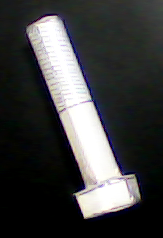
#> input picture lipen/data/screw_w.png, 163 x 238 px, found by its file name
$ python screw_processing.py   (older library calls are emulated)
#> lines starting #> are read from the running program, lines starting #| are printed output that depends on the picture; after the words box and inside, x2 and y2 are one past the last pixel; in counts of white or black regions, pixels touching at a corner belong together
import cv2

filename = 'screw_w.png'

image = cv2.imread(filename)
#> image is the input picture: shape (238, 163, 3); mean B, G, R 63.4, 63, 62.6
blurred = cv2.medianBlur(image, 5)
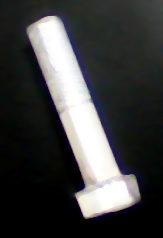
#> blurred: shape (238, 163, 3); mean B, G, R 63.5, 63.4, 62.9
gray = cv2.cvtColor(blurred, cv2.COLOR_BGR2GRAY)
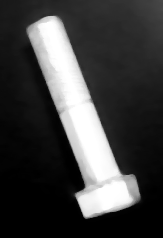
#> gray: shape (238, 163); min 0, max 255, mean 63.3
_, thresh = cv2.threshold(gray, 100, 255, cv2.THRESH_BINARY)
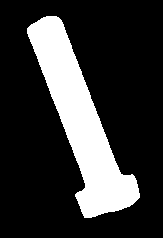
#> thresh: shape (238, 163); 21.1% white; 1 white region
_, contours, hierarchy = cv2.findContours(thresh.copy(), cv2.RETR_EXTERNAL, cv2.CHAIN_APPROX_SIMPLE)
#> contours = 1 contour; box (x1, y1, x2, y2) and area: (27, 16, 140, 218) 7960


def get_approx(contour):
    peri = cv2.arcLength(contour, True)
    epsilon = 0.005
    approx = cv2.approxPolyDP(contour, epsilon * peri, True)
    return approx

for i, contour in enumerate(contours):
    text = '#{}'.format(i)
    # print('#{}:\n{!r}'.format(i, contour))
    approx = get_approx(contour)
    print('#{}:\n{!r}'.format(i, approx))

    M = cv2.moments(approx)
    text_pos = (int(M['m10'] / M['m00']),
                int(M['m01'] / M['m00'])) if M['m00'] else (50, 50)

    cv2.drawContours(image, [approx], -1, (0, 255, 0), 2)
    cv2.putText(image, text, text_pos,
                cv2.FONT_HERSHEY_SIMPLEX, fontScale=0.5,
                color=(0, 0, 0), thickness=4)
    cv2.putText(image, text, text_pos,
                cv2.FONT_HERSHEY_SIMPLEX, fontScale=0.5,
                color=(255, 255, 255), thickness=2)
#> this loop made 1 pass
#> (text, peri in get_approx, epsilon in get_approx, text_pos) on pass 1: ('#0', 543.1, 0.005, (80, 121))
#> (printed output is left out)
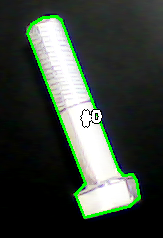
#> image: shape (238, 163, 3); 4.1% of pixels changed, all inside (x1, y1, x2, y2) = (26, 15, 141, 219)

cv2.imshow("Image", image)

cv2.waitKey(-1)

$ run again, with lipen/data/screw.png copied over lipen/data/screw_w.png
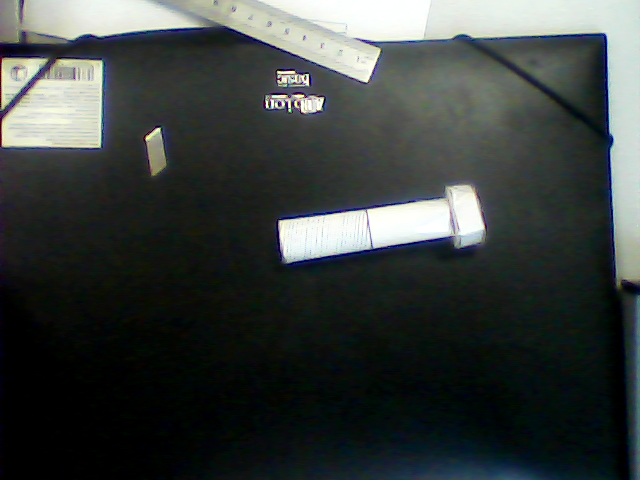
#> input picture lipen/data/screw.png, 640 x 480 px, found by its file name
#> image is the input picture: shape (480, 640, 3); mean B, G, R 62.4, 64, 58.6
#> `_, thresh = cv2.threshold(gray, 100, 255, cv2.THRESH_BINARY)`:
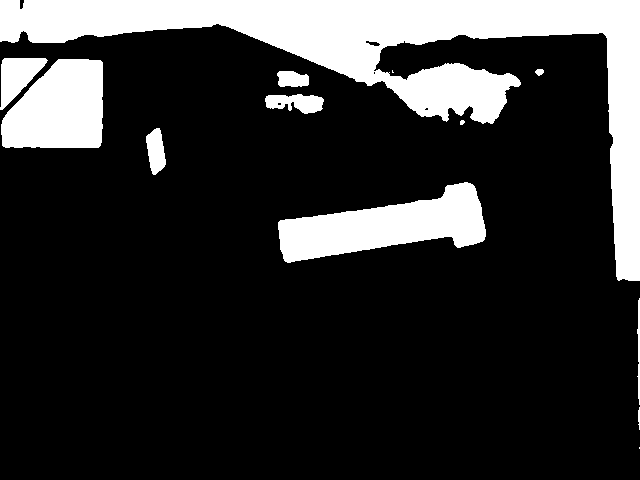
#> thresh: shape (480, 640); 19.1% white; 13 white regions (2 under 20 px)
#> contours = 13 contours, 4 with area under 20; largest, box (x1, y1, x2, y2) and area: (0, 0, 640, 281) 37753, (278, 182, 486, 263) 8733, (1, 59, 103, 148) 7104, (0, 58, 48, 110) 1282, (265, 94, 324, 114) 734
#> the loop `for i, contour in enumerate(contours):` made 13 passes
#> (text, peri in get_approx, text_pos) on passes 2, 3, 4, 5, 6, 7, 8, 10: ('#1', 45.66, (638, 416)), ('#2', 215.3, (638, 349)), ('#3', 538.6, (385, 225)), ('#4', 112.4, (155, 150)), ('#5', 13.66, (461, 121)), ('#6', 169.1, (295, 102)), ('#7', 88.28, (291, 78)), ('#9', 22.73, (539, 71))
#> (printed output is left out)
#> after the loop `for i, contour in enumerate(contours):`:
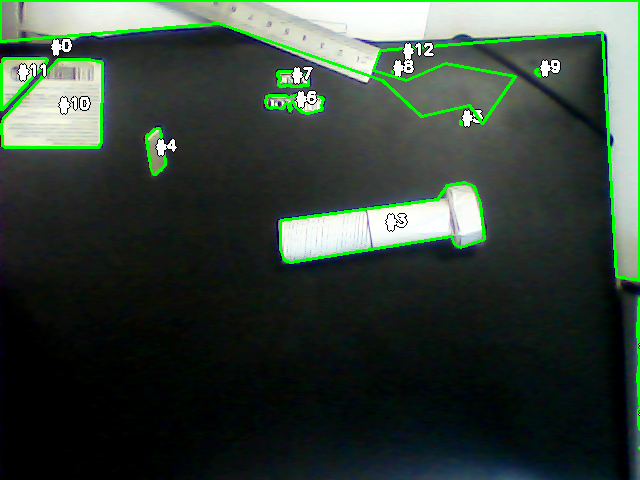
#> image: shape (480, 640, 3); 4.24% of pixels changed, all inside (x1, y1, x2, y2) = (0, 0, 640, 450)
